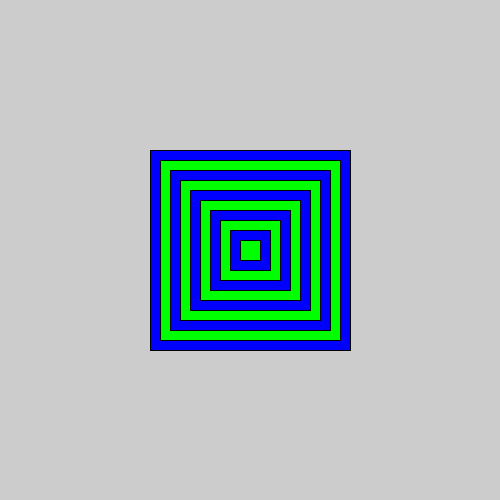
Frame 1 (no input)
Frame 60 (the mouse pressed at the canvas centre just before this capture): identical to frame 1, image omitted
Frame 120 (the mouse held since frame 60 and released just before this capture): identical to frame 1, image omitted

The Processing sketch that drew this single still picture (run headless with seeded random() and noise(); from frame 60 on, the mouse is pressed at the canvas centre):

// Processing sketch: Programing1Lesson06Task
// ── Programing1Lesson06Task.pde
void setup () {
  size(500, 500);//windowSize指定
}

void draw() {
  
  int xy = 20;//一辺の長さ
  int n = 10;//繰り返す回数
  
  //描画処理部分
  for (int i=0; i<n; i++) {
     if (i%2 == 0) {
       fill(0, 0, 255);//青色に指定
     } else {
       fill(0, 255, 0);//
     }
     rectMode(CENTER);
     rect(width/2, height/2, xy*(n-i), xy*(n-i) );
  }
}
